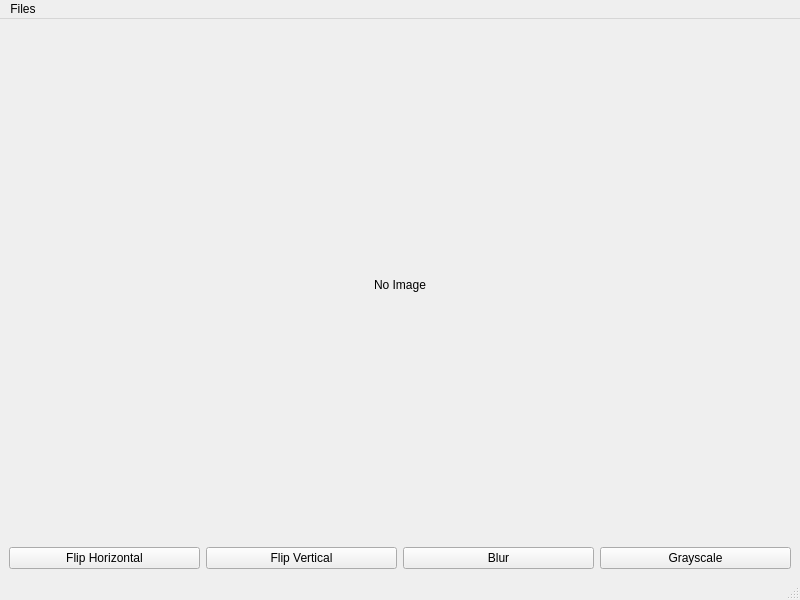
<?xml version="1.0" encoding="UTF-8"?>
<ui version="4.0">
 <class>MainWindow</class>
 <widget class="QMainWindow" name="MainWindow">
  <property name="geometry">
   <rect>
    <x>0</x>
    <y>0</y>
    <width>800</width>
    <height>600</height>
   </rect>
  </property>
  <property name="windowTitle">
   <string>MainWindow</string>
  </property>
  <widget class="QWidget" name="centralwidget">
   <layout class="QGridLayout" name="gridLayout">
    <item row="1" column="0">
     <widget class="QPushButton" name="btFlipH">
      <property name="text">
       <string>Flip Horizontal</string>
      </property>
     </widget>
    </item>
    <item row="1" column="1">
     <widget class="QPushButton" name="btFlipV">
      <property name="text">
       <string>Flip Vertical</string>
      </property>
     </widget>
    </item>
    <item row="1" column="2">
     <widget class="QPushButton" name="btBlur">
      <property name="text">
       <string>Blur</string>
      </property>
     </widget>
    </item>
    <item row="1" column="3">
     <widget class="QPushButton" name="btGrayscale">
      <property name="text">
       <string>Grayscale</string>
      </property>
     </widget>
    </item>
    <item row="0" column="0" colspan="4">
     <widget class="QLabel" name="lbImage">
      <property name="text">
       <string>No Image</string>
      </property>
      <property name="alignment">
       <set>Qt::AlignCenter</set>
      </property>
     </widget>
    </item>
   </layout>
  </widget>
  <widget class="QMenuBar" name="menubar">
   <property name="geometry">
    <rect>
     <x>0</x>
     <y>0</y>
     <width>800</width>
     <height>21</height>
    </rect>
   </property>
   <widget class="QMenu" name="menuFIles">
    <property name="title">
     <string>Files</string>
    </property>
    <addaction name="menuOpen"/>
    <addaction name="menuSave"/>
    <addaction name="separator"/>
    <addaction name="menuExit"/>
   </widget>
   <addaction name="menuFIles"/>
  </widget>
  <widget class="QStatusBar" name="statusbar"/>
  <action name="menuOpen">
   <property name="text">
    <string>Open</string>
   </property>
  </action>
  <action name="menuSave">
   <property name="text">
    <string>Save</string>
   </property>
  </action>
  <action name="menuExit">
   <property name="text">
    <string>Exit</string>
   </property>
  </action>
 </widget>
 <resources/>
 <connections/>
</ui>
